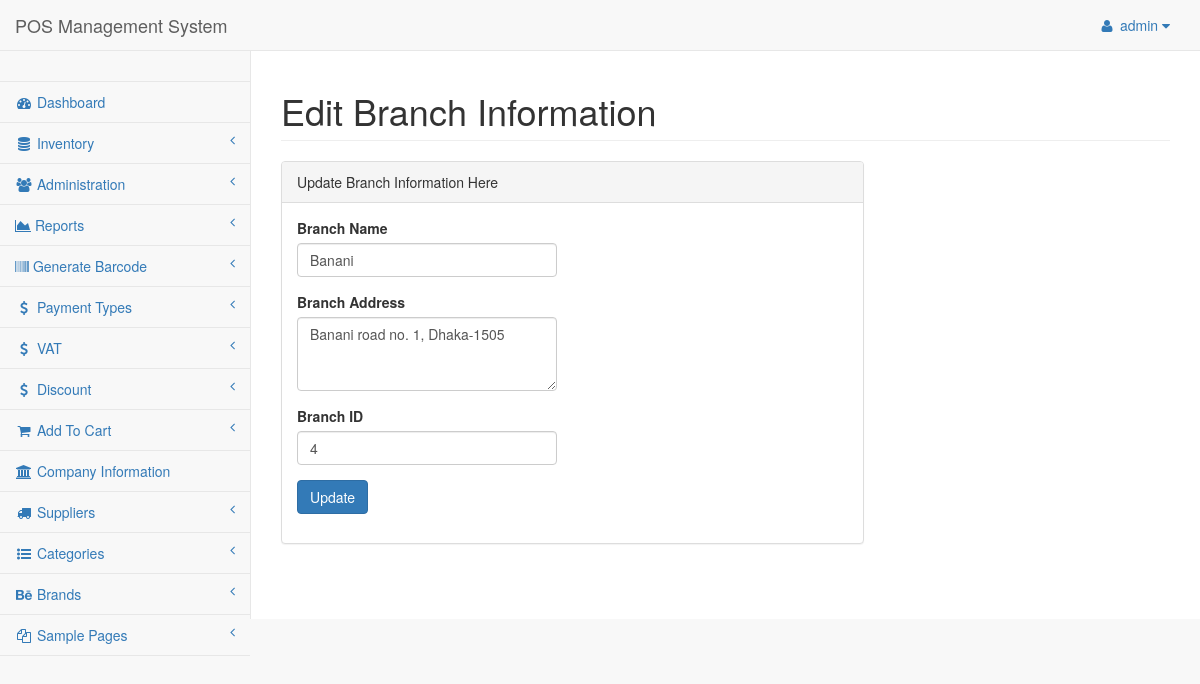
The page /admin/pages/branchedit.php?brc=6 (signed in) on the database its author committed.
### tables this page shows
CREATE TABLE `tbl_branch` (
  `id` int(11) NOT NULL,
  `branchName` varchar(35) NOT NULL,
  `branchAddress` text NOT NULL,
  `branchId` int(11) NOT NULL
);

### class/Company.php (called while the page is built, shortened)
<?php
$filepath = realpath(dirname(__FILE__));
include_once ($filepath."/../lib/Database.php");
?>
<?php
class Company {
  private $db;
  function __construct(){
    $this->db = new Database();
  }
  public function getBranchById($id) {
    $query = "SELECT * FROM tbl_branch WHERE id = '$id'";
    $result = $this->db->select($query);
    return $result;
  }
}

### lib/Database.php (called while the page is built, shortened)
<?php
Class Database{
 public $host   = DB_HOST;
 public $user   = DB_USER;
 public $pass   = DB_PASS;
 public $dbname = DB_NAME;
 public $link;
private function connectDB(){
 $this->link = new mysqli($this->host, $this->user, $this->pass,
  $this->dbname);
 }
public function select($query){
  $result = $this->link->query($query) or
   die($this->link->error.__LINE__);
  if($result->num_rows > 0){
    return $result;
  } else {
    return false;
  }
 }
}

### admin/pages/branchedit.php (the view, shortened to what this page needs)
<?php
  include "../inc/header.php";
  include "../inc/nav.php";
  include "../inc/sider.php";
?>
<?php
  if (!isset($_GET['brc']) || $_GET['brc'] == NULL) {
    echo "<script> window.location = 'branchlist.php'; </script>";
  } else {
    $id = $_GET['brc'];
  }
?>
        <div id="page-wrapper">
            <div class="row">
                <div class="col-lg-12">
                    <h1 class="page-header">Edit Branch Information</h1>
                </div>
            </div>
            <div class="row">
                <div class="col-lg-8">
                    <div class="panel panel-default">
                        <div class="panel-heading">
                            Update Branch Information Here
                        </div>
                        <div class="panel-body">
                            <div class="row">
                                <div class="col-lg-6">
                                  <?php
                                    $getBranch = $com->getBranchById($id);
                                    if ($getBranch){
                                      while($result = $getBranch->fetch_assoc()){
                                  ?>
                                    <form role="form" action="" method="post" >
                                      <div class="form-group">
                                          <label>Branch Name</label>
                                          <input type="text" class="form-control" value="<?php echo $result['branchName']; ?>" name="branchName">
                                      </div>
                                      <div class="form-group">
                                          <label>Branch Address</label>
                                          <textarea class="form-control" name="branchAddress" rows="3"><?php echo $result['branchAddress']; ?></textarea>
                                      </div>
                                      <div class="form-group">
                                          <label>Branch ID</label>
                                          <input type="number" class="form-control" value="<?php echo $result['branchId']; ?>" name="branchId">
                                      </div>
                                      <input type="submit" class="btn btn-primary" name="submit" value="Update">
                                      </form>
                                    <?php } } ?>
                                  </div>
                              </div>
                          </div>
                      </div>
                  </div>
              </div>
          </div>
      </div>
</body>
</html>

### rows shown on the page
tbl_branch: branchName "Banani", branchAddress "Banani road no. 1, Dhaka-1505", branchId "4"

### other values the page prints
Session::get("adminName") "admin"
